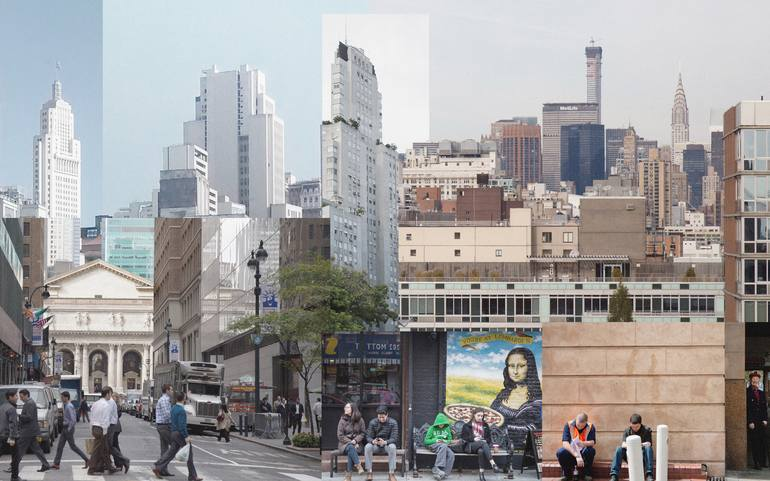
#> input picture HW_1/city_rgb.jpg, 770 x 481 px, found by its file name
$ python final_code.py
#> lines starting #> are read from the running program, lines starting #| are printed output that depends on the picture
import numpy as np
import cv2, argparse

def reduce_plane(im_data, first_x, second_x, first_y, second_y, height, width):
    first_px = im_data[first_x][first_y]
    if second_x < height and second_y < width:
        second_px = im_data[second_x][first_y]
        third_px = im_data[first_x][second_y]
        forth_px = im_data[second_x][second_y]
        average_px = (first_px + second_px + third_px + forth_px)/4

    elif second_x < height:
        second_px = im_data[second_x][first_y]
        # third_px = gray_image[first_x][second_y]
        # forth_px = gray_image[second_x][second_y]
        average_px = (first_px + second_px + 0 + 0)/4
    elif second_y < width:
        # second_px = gray_image[second_x][first_y]
        third_px = im_data[first_x][second_y]
        # forth_px = gray_image[second_x][second_y]
        average_px = (first_px + 0 + third_px + 0)/4
    else:
        average_px = (first_px + 0 + 0 + 0)/4

    return average_px

parser = argparse.ArgumentParser(
    description='Make predictions with signature network',
    formatter_class=argparse.ArgumentDefaultsHelpFormatter)

if __name__ == "__main__":

    # args = parser.parse_args()
    # image_path = args.image_path
    image_path = "/Users/marynavek/Projects/ImageProcessing/HW_2/city_rgb.jpg"

    original_image_data = cv2.imread(image_path)
#> original_image_data is the input picture: shape (481, 770, 3); mean B, G, R 156.4, 156.6, 158.7

    original_image_shape = np.shape(original_image_data)
#> original_image_shape = (481, 770, 3)

    if len(original_image_shape) < 3:

        # gray_image = cv2.cvtColor(original_image_data, cv2.COLOR_BGR2GRAY)
        gray_image = original_image_shape
        gray_image = np.float32(gray_image) / 255.0

        height, width = np.shape(gray_image)
        reduced_image = []

        for row in range(0,height, 2):
            reduced_row = []
            first_x = row
            second_x = row + 1

            for col in range(0, width, 2):
                first_y = col

                second_y = col + 1

                average_px = reduce_plane(gray_image, first_x, second_x, first_y, second_y, height, width)
                reduced_row.append(average_px)

        if len(reduced_image) < 1:
            reduced_image = np.array(reduced_row)
        else:
            reduced_image = np.vstack((reduced_image, np.array(reduced_row)))

        cv2.imwrite("reduced_version.jpg", reduced_image* 255.0)

    else:
        original_image_data = np.float32(original_image_data) / 255.0

        height, width, channels = np.shape(original_image_data)
#> height = 481; width = 770; channels = 3

        reduced_r_plane = []
        reduced_g_plane = []
        reduced_b_plane = []

        blue_plane = original_image_data[:,:,0]

        green_plane = original_image_data[:,:,1]

        red_plane = original_image_data[:,:,2]
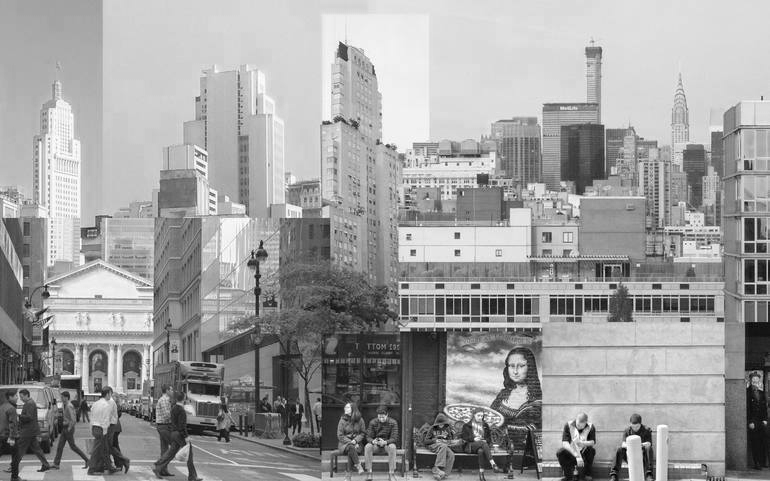
#> red_plane: shape (481, 770) float32; min 0, max 1, mean 0.623

        reduced_blue = []
        for row in range(0, height,2):
            reduced_row = []
            first_x = row
            second_x = row + 1

            for col in range(0, width, 2):
                first_y = col
                second_y = col + 1

                average_pixel = reduce_plane(blue_plane, first_x, second_x, first_y, second_y, height, width)

                reduced_row.append(average_pixel)

            if len(reduced_blue) < 1:
                reduced_blue = np.array(reduced_row)
            else:
                reduced_blue = np.vstack((reduced_blue, np.array(reduced_row)))
#> this loop made 241 passes
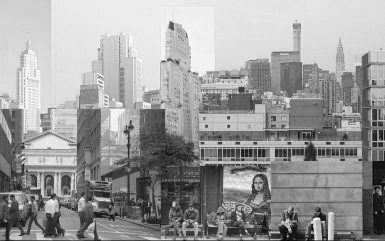
#> reduced_blue: shape (241, 385) float64; min 0.0108, max 0.999, mean 0.612

        reduced_green = []
        for row in range(0, height,2):
            reduced_row = []
            first_x = row
            second_x = row + 1

            for col in range(0, width, 2):
                first_y = col
                second_y = col + 1

                average_pixel = reduce_plane(green_plane, first_x, second_x, first_y, second_y, height, width)

                reduced_row.append(average_pixel)

            if len(reduced_green) < 1:
                reduced_green = np.array(reduced_row)
            else:
                reduced_green = np.vstack((reduced_green, np.array(reduced_row)))
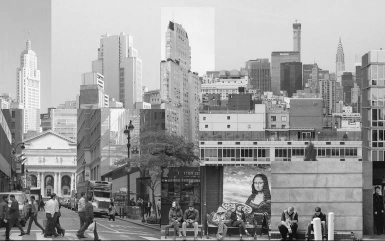
#> reduced_green: shape (241, 385) float64; min 0.0294, max 0.993, mean 0.613


        reduced_red = []
        for row in range(0, height,2):
            reduced_row = []
            first_x = row
            second_x = row + 1

            for col in range(0, width, 2):
                first_y = col
                second_y = col + 1

                average_pixel = reduce_plane(red_plane, first_x, second_x, first_y, second_y, height, width)

                reduced_row.append(average_pixel)

            if len(reduced_red) < 1:
                reduced_red = np.array(reduced_row)
            else:
                reduced_red = np.vstack((reduced_red, np.array(reduced_row)))
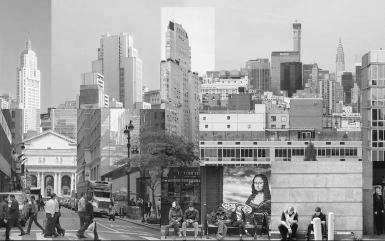
#> reduced_red: shape (241, 385) float64; min 0.0127, max 0.991, mean 0.621

        resize_img = np.zeros((reduced_red.shape[0], reduced_red.shape[1], channels),np.uint8)
        resize_img[:,:,0] = reduced_blue* 255.0
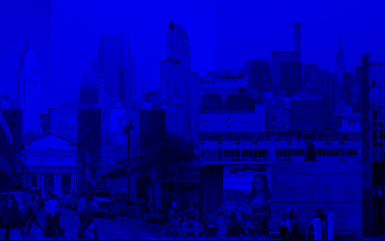
#> resize_img: shape (241, 385, 3); mean of channels 0, 1, 2 155.7, 0, 0; drawn as B, G, R
        resize_img[:,:,1] = reduced_green* 255.0
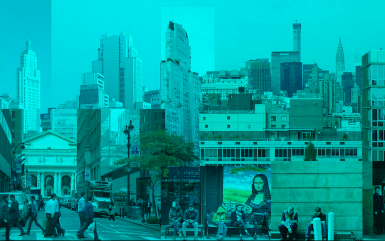
#> resize_img: shape (241, 385, 3); mean of channels 0, 1, 2 155.7, 156, 0; drawn as B, G, R
        resize_img[:,:,2] = reduced_red* 255.0
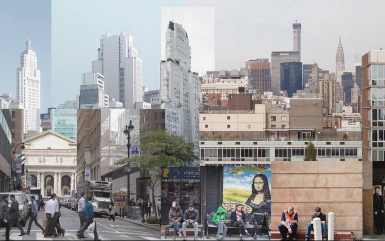
#> resize_img: shape (241, 385, 3); mean of channels 0, 1, 2 155.7, 156, 158.1; drawn as B, G, R
        cv2.imwrite("reduced_version.jpg", resize_img)

$ run again, with HW_1/structure_rgb_transform.jpg copied over HW_1/city_rgb.jpg
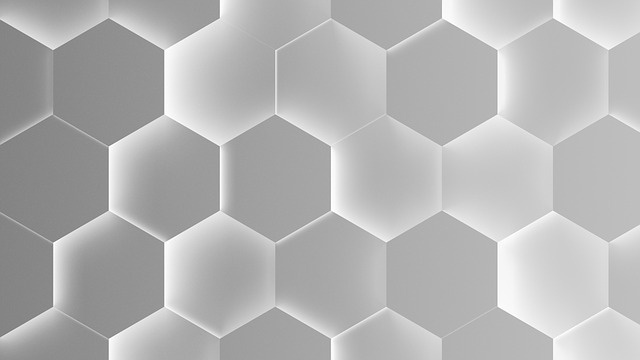
#> input picture HW_1/structure_rgb_transform.jpg, 640 x 360 px, found by its file name
#> original_image_data is the input picture: shape (360, 640, 3); min 113, max 255, mean 180
#> the loop `for row in range(0, height,2):` made 180 passes
#> `resize_img[:,:,0] = reduced_blue* 255.0`:
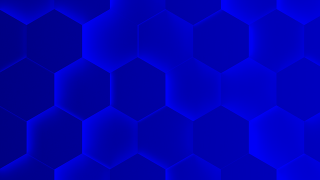
#> resize_img: shape (180, 320, 3); mean of channels 0, 1, 2 179.8, 0, 0; drawn as B, G, R
#> `resize_img[:,:,1] = reduced_green* 255.0`:
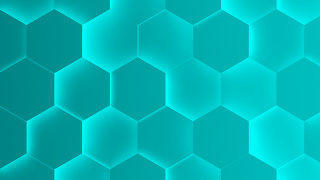
#> resize_img: shape (180, 320, 3); mean of channels 0, 1, 2 179.8, 179.8, 0; drawn as B, G, R
